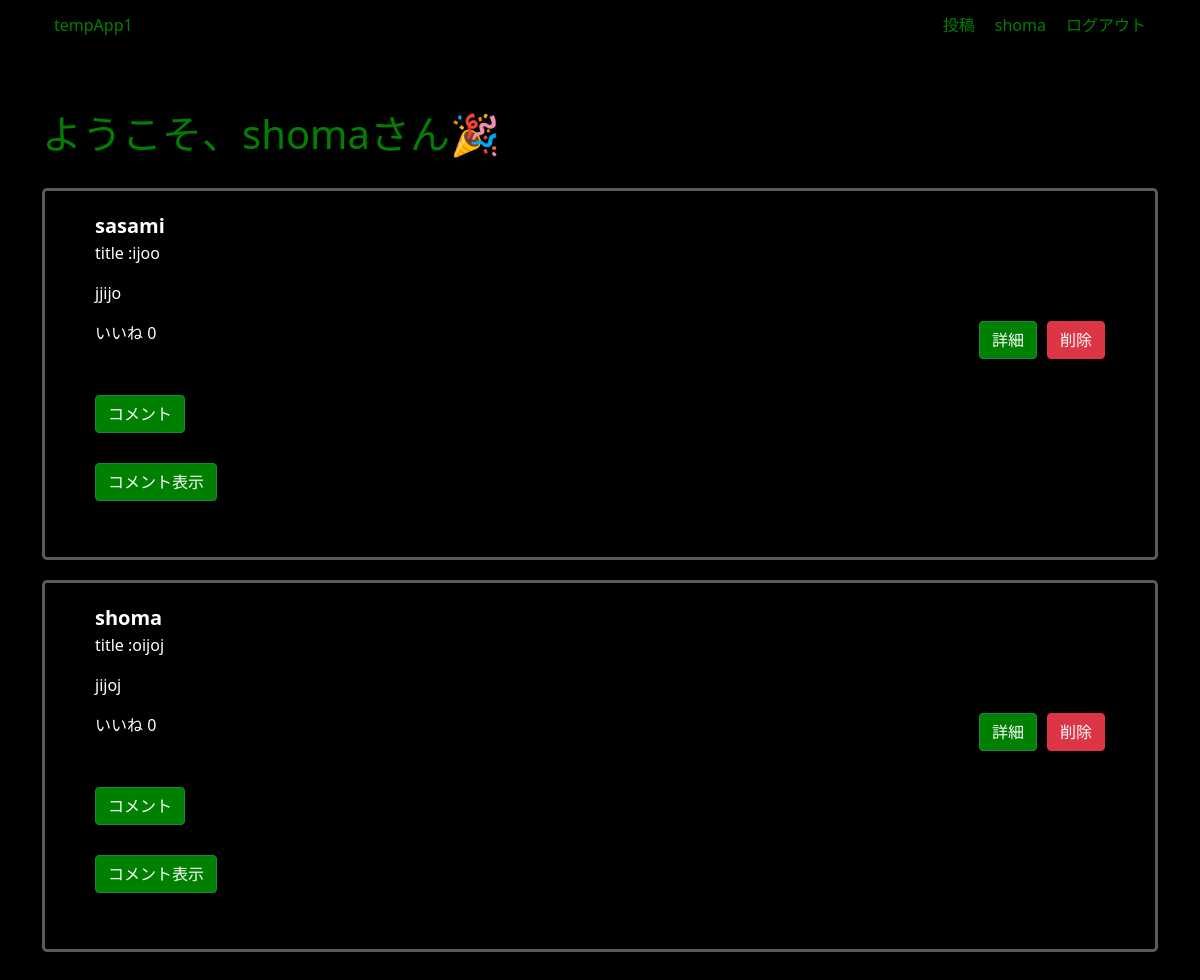
Page /post/home/ (signed in) on the earlier database version.
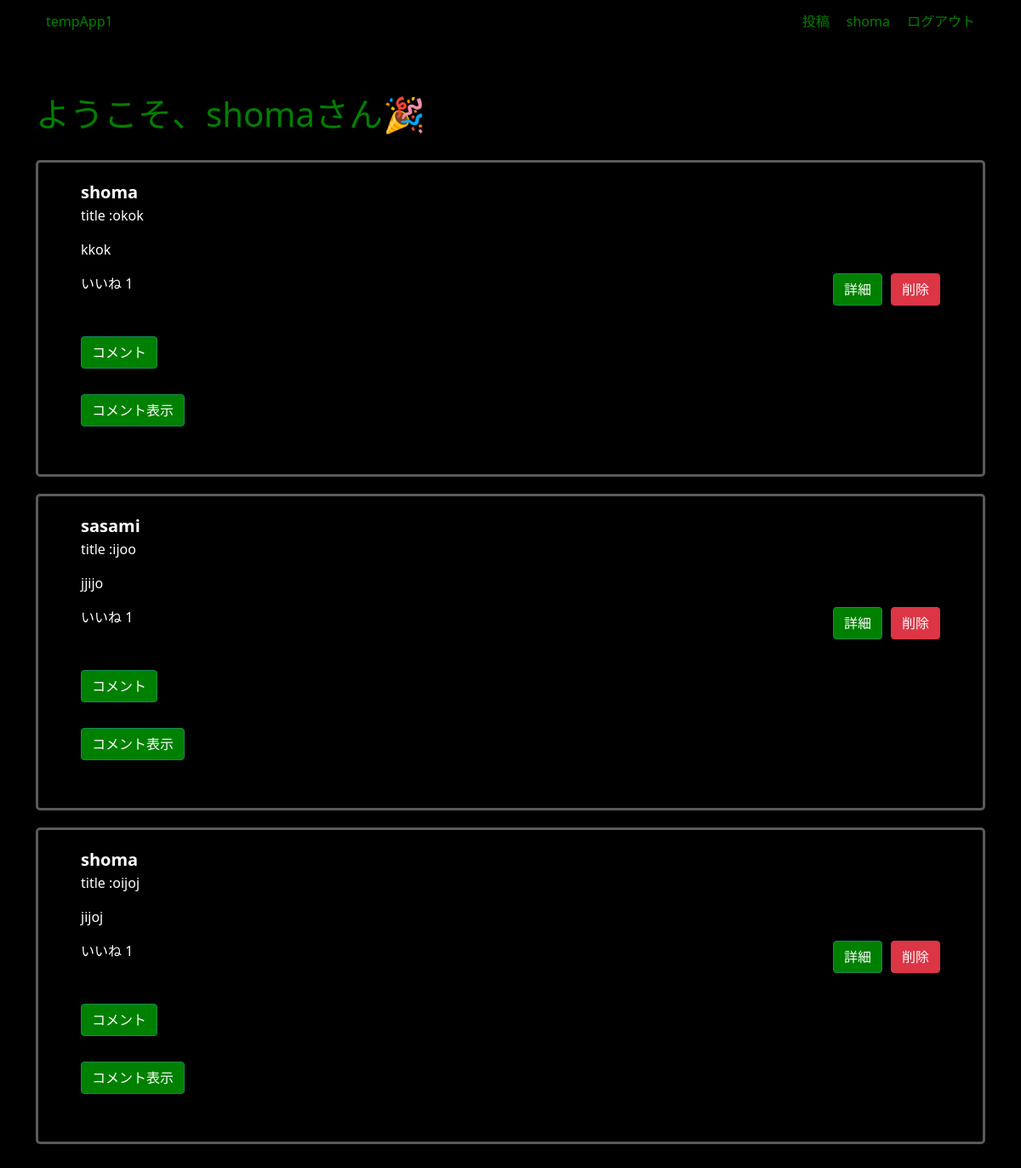
Same page on the later database version.
### registration/models.py (models this page shows)
class User(AbstractUser):
    email = models.EmailField("メールアドレス", unique=True)
    following = models.ManyToManyField(
        "self", symmetrical=False, related_name="follower"
    )

### post/models.py (models this page shows)
class Post(models.Model):
    user = models.ForeignKey(
        User, on_delete=models.CASCADE, related_name="posts"
    )
    title = models.CharField(max_length=100, blank=False, null=False)
    content = models.TextField(max_length=400)
    created_at = models.DateTimeField(auto_now_add=True)
    updated_at = models.DateTimeField(auto_now=True)

### post/views.py (the view)
# urls.py: path("home/", HomeView.as_view(), name="home"),
class HomeView(LoginRequiredMixin, ListView):
    model = Post
    template_name = "post/home.html"
    context_object_name = "postList"
    queryset = model.objects.prefetch_related("user").order_by("-created_at")
    def get_context_data(self, **kwargs):
        ctxt = super().get_context_data(**kwargs)
        liked_post_list = Like.objects.filter(
            user=self.request.user
        ).values_list("post", flat=True)
        liked_comment_list = Like_for_comment.objects.filter(
            user=self.request.user
        ).values_list("comment", flat=True)
        ctxt["liked_post_list"] = liked_post_list
        ctxt["liked_comment_list"] = liked_comment_list
        return ctxt

### templates/post/home.html
{% extends "base.html" %}
{% load static %}
{% block main %}
<div class="container">
    {% include "_nav.html" %}
    <h1>ようこそ、{{ user.username }}さん🎉</h1>
    {% for post in postList %}
    {% include "post/_post.html" %}
    {% endfor %}
</div>
{% endblock %}

### templates/base.html (shortened to what this page needs)
<!doctype html>
<html lang="en">
<head>
    {% load static %}
    <link href="https://cdn.jsdelivr.net/npm/bootstrap@5.0.2/dist/css/bootstrap.min.css" rel="stylesheet"
>
    <link rel="stylesheet" href="{% static 'registration/css/registration.css' %}">
    <link rel="stylesheet" href="{% static 'post/css/post.css' %}">
</head>
<body>
    <div class="background">
        {% block main %}
        {% endblock %}
    </div>
</body>
</html>

### templates/_nav.html
<nav class="navbar navbar-light bg-light nav-original">
    <div class="container-fluid d-flex nav-original-contain">
        <p><a class="logo" href="{% url 'post:home' %}">tempApp1</a></p>
        <ul class="d-flex">
            <li><a class="post_create nav_item" href="{% url 'post:create' %}">投稿</a></li>
            <li><a class="nav_item" href="{% url 'post:profile' user.username user.pk %}">{{ user.username }}</a></li>
            <li><a class="logout nav_item" href="{% url 'registration:logout' %}">ログアウト</a></li>
        </ul>
    </div>
</nav>

### templates/post/_post.html (shortened to what this page needs)
<div class="post_box">
    <a class="post_author" href="{% url 'post:profile' post.user.username post.user.pk%}">{{ post.user.username }}</a>
    <div class="text_container">
        <p>title :{{ post.title }}</p>
        <p>{{ post.content }}</p>
    </div>
    <div class="d-flex justify-content-between">
        {% include "post/_like.html" %}
        <ul class="d-flex">
            <li>
                <button type="button" class="btn btn-success tempApp_btn">
                    <a href="{% url 'post:detail' post.pk %}">詳細</a>
                </button>
            </li>
            <li>
                <button type="button" class="btn btn-danger delete_btn">
                    <a href="{% url 'post:delete' post.pk %}">削除</a>
                </button>
            </li>
        </ul>
    </div>
    <button type="button" class="btn btn-success tempApp_btn"><a href="{% url 'post:comment' post.pk %}">コメント</a></button>
    <p class="show_comment_button">
        <button type="button" class="btn btn-success tempApp_btn" data-bs-toggle="collapse" data-bs-target="#comments_{{ post.pk }}" aria-expanded="false" aria-controls="comments_{{ post.pk }}">
            コメント表示
        </button>
    </p>
</div>

### templates/post/_like.html
{% if post.id in liked_post_list %}
<p><a class="like" onclick="likeFunc(event)" id="{{ post.pk }}" type="button" data-id="{{ post.pk }}" data-is_liked="true">いいね {{post.likes.count }}</a></p>
{% else %}
<p><a class="like" onclick="likeFunc(event)" id="{{ post.pk }}" type="button" data-id="{{ post.pk }}" data-is_liked="false">いいね {{post.likes.count }}</a></p>
{% endif %}

### registration/static/registration/css/registration.css (style rules this page uses)
p { color: green; }
.background { min-height: 100vh; background-color: rgb(0, 0, 0); height: 100%; padding-bottom: 100px; }
.container { overflow: auto; }
li { list-style: none; }
h1 { color: green; }
a { color: white; text-decoration: none; }
.nav-original { background-color: black; height: 50px; padding: 0 !important; margin-bottom: 60px; line-height: 50px; }
.nav-original-contain { background-color: black; height: 100%; }
.logout { color: green; }
.logo { color: green; }
.container h1 { margin-bottom: 30px; }
.tempApp_btn { background-color: green !important; margin-bottom: 20px; }
.nav_item { color: green; margin-left: 20px; }

### post/static/post/css/post.css (style rules this page uses)
.post_box { width: 100%; margin-bottom: 20px; padding: 20px 50px; border: 3px solid rgb(90, 90, 90); border-radius: 5px; }
.post_author { font-size: 20px; font-weight: bold; }
.text_container p { color: white; }
.delete_btn { margin-left: 10px !important; }
.show_comment_button { margin-top: 10px; }

Differences in the rows shown:
added Post: user.username "shoma", title "okok", content "kkok", likes.count "1"
computed for Post "ijoo": likes.count "0" → "1"
computed for Post "oijoj": likes.count "0" → "1"
